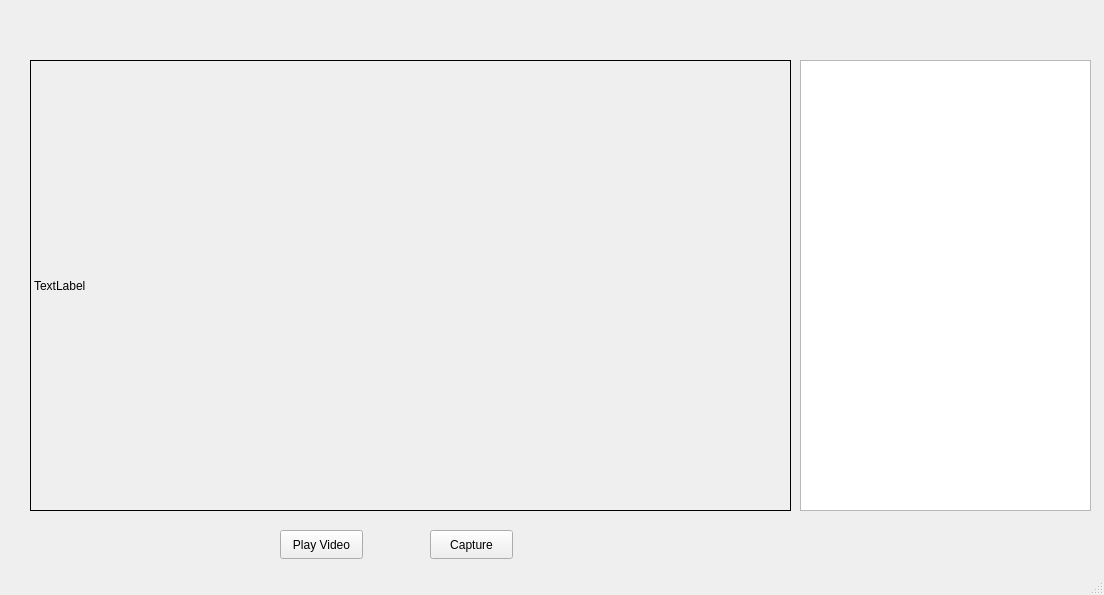
<?xml version="1.0" encoding="UTF-8"?>
<ui version="4.0">
 <class>MainWindow</class>
 <widget class="QMainWindow" name="MainWindow">
  <property name="geometry">
   <rect>
    <x>0</x>
    <y>0</y>
    <width>1104</width>
    <height>595</height>
   </rect>
  </property>
  <property name="windowTitle">
   <string>MainWindow</string>
  </property>
  <widget class="QWidget" name="centralwidget">
   <widget class="QLabel" name="label">
    <property name="geometry">
     <rect>
      <x>30</x>
      <y>60</y>
      <width>761</width>
      <height>451</height>
     </rect>
    </property>
    <property name="frameShape">
     <enum>QFrame::Box</enum>
    </property>
    <property name="text">
     <string>TextLabel</string>
    </property>
   </widget>
   <widget class="QPushButton" name="pushButton">
    <property name="geometry">
     <rect>
      <x>280</x>
      <y>530</y>
      <width>83</width>
      <height>29</height>
     </rect>
    </property>
    <property name="text">
     <string>Play Video</string>
    </property>
   </widget>
   <widget class="QPushButton" name="pushButton_2">
    <property name="geometry">
     <rect>
      <x>430</x>
      <y>530</y>
      <width>83</width>
      <height>29</height>
     </rect>
    </property>
    <property name="text">
     <string>Capture</string>
    </property>
   </widget>
   <widget class="QTextBrowser" name="textBrowser">
    <property name="geometry">
     <rect>
      <x>800</x>
      <y>60</y>
      <width>291</width>
      <height>451</height>
     </rect>
    </property>
   </widget>
  </widget>
  <widget class="QStatusBar" name="statusbar"/>
 </widget>
 <resources/>
 <connections/>
</ui>
